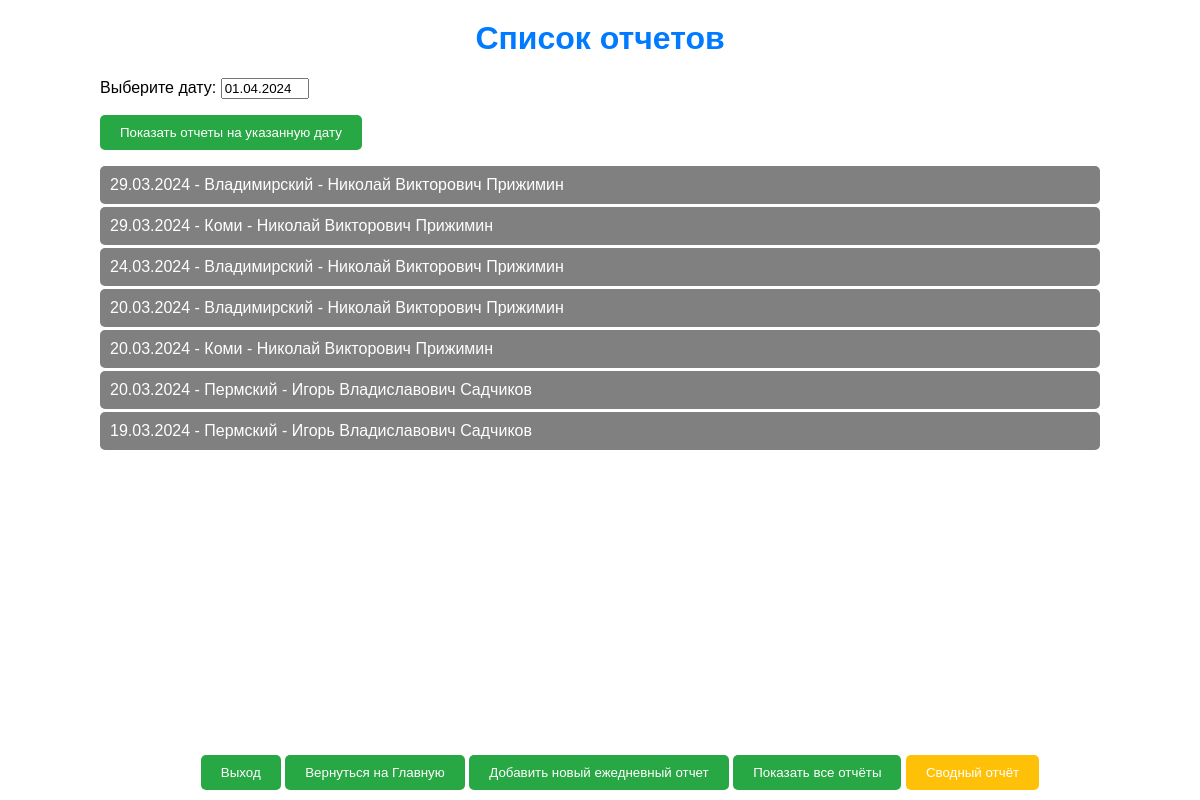
The page /daily/ (signed in) on the database as committed earlier.
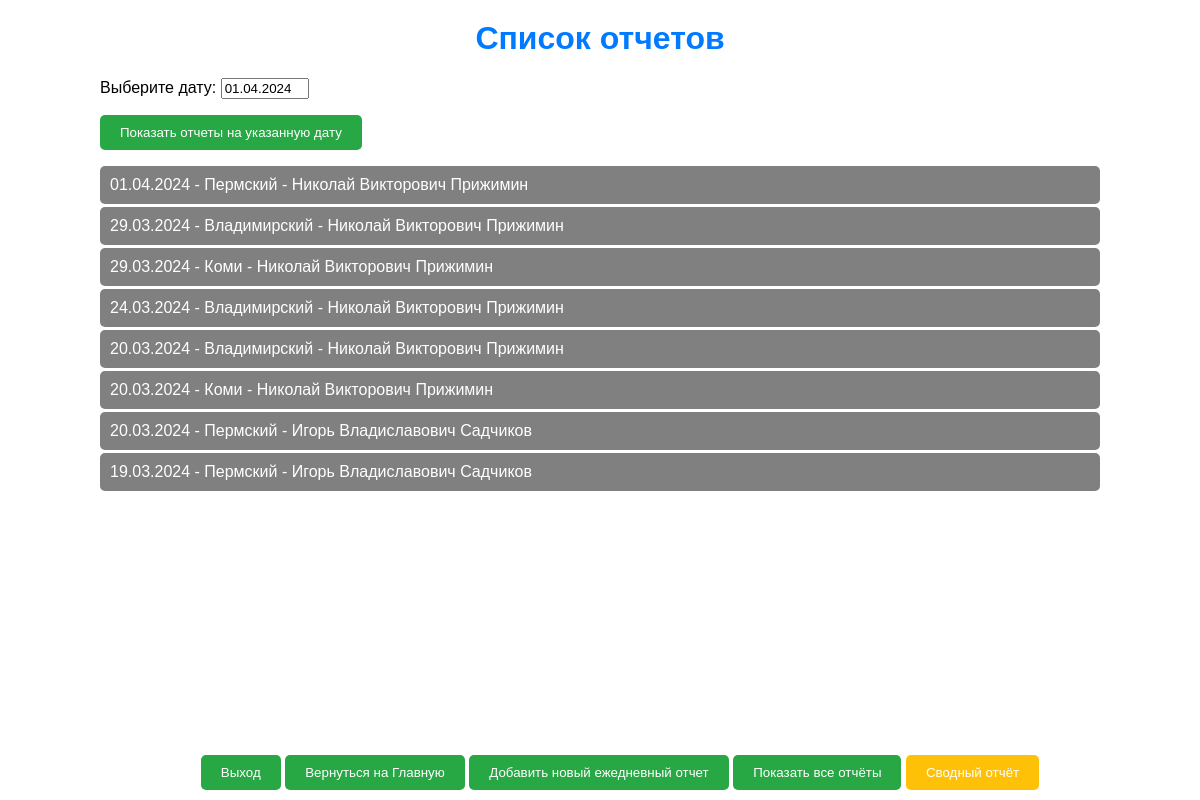
The same page on the database as committed later.
### daily/models.py (models this page shows, shortened)
class DailyReport(models.Model):
    created_at = models.DateTimeField('Время создания', auto_now_add=True, editable=False)  # Нередактируемое поле с временем создания
    report_date = models.DateField('Отчётная дата')
    author = models.ForeignKey(User, verbose_name='Автор', on_delete=models.CASCADE)
    department = models.ForeignKey(Department, verbose_name='Филиал', on_delete=models.CASCADE)
    field_1 = models.PositiveSmallIntegerField('Незакрытие постов охраны', default=0)
    field_2 = models.PositiveSmallIntegerField('Отсутствие спец. средств и оружия', default=0)
    field_3 = models.PositiveSmallIntegerField('Ненадлежащее проведение досмотра', default=0)
    field_4 = models.PositiveSmallIntegerField('Самовольное покидание поста', default=0)
    field_5 = models.PositiveSmallIntegerField('Допущение проникновения посторонних лиц', default=0)
    field_6 = models.PositiveSmallIntegerField('Допущение прохода по чужому пропуску (без пропуска)', default=0)
    field_7 = models.PositiveSmallIntegerField('Нахождение на посту в нетрезвом виде', default=0)
    field_8 = models.PositiveSmallIntegerField('Неприбытие ГБР', default=0)
    field_9 = models.PositiveSmallIntegerField('Иные значимые нарушения', default=0)
    field_10 = models.PositiveSmallIntegerField('Количество проведенных проверок СБ за прошедшие сутки', default=0)
    field_11 = models.PositiveSmallIntegerField('Количество направленных претензионных писем за прошедшие сутки', default=0)

class Department(models.Model):
    name = models.CharField(max_length=100)

### daily/views.py (the view)
# urls.py: path('', daily_reports, name='daily_reports'),  # Маршрут по умолчанию для списка отчетов
@login_required
def daily_reports(request):
    user = request.user
    user_departments = UserDepartment.objects.filter(user=user).values_list('department', flat=True)
    reports = DailyReport.objects.filter(department__in=user_departments).order_by('-report_date')
    if request.method == 'POST':
        form = DateForm(request.POST)
        if form.is_valid():
            selected_date = form.cleaned_data['selected_date']
            reports = reports.filter(report_date=selected_date)
    else:
        form = DateForm(initial={'selected_date': get_date_for_report()})
    for report in reports:
        report.user_full_name = f"{report.author.first_name} {report.author.last_name}"
    summary_reports_creators = [user.username for user in CreatorsSummaryReport.objects.first().creators.all()]
    return render(request, 'daily/reports_list.html',
                  {'reports': reports,
                   'form': form,
                   'summary_reports_creators': summary_reports_creators})

### daily/forms.py
class DateForm(forms.Form):
    selected_date = forms.DateField(label='Выберите дату')

### daily/templates/daily/reports_list.html (shortened to what this page needs)
{% load static %}
<!DOCTYPE html>
<html lang="en">
<head>
    <link rel="stylesheet" type="text/css" href="{% static 'css/styles.css' %}">
</head>
<body>
    <div class="container">
        <h1>Список отчетов</h1>
        <div class="button-container">
            <form method="post" class="form-group">
                {{ form.as_p }}
                <button type="submit">Показать отчеты на указанную дату</button>
            </form>
        </div>
        <ul class="report-list">
            {% for report in reports %}
            <li>
                <a href="{% url 'report_details' report.id %}" class="action-button">
                    {{ report.report_date|date:"d.m.Y" }} - {{ report.department.name }} - {{ report.user_full_name }}
                </a>
            </li>
            {% empty %}
            <li>Нет доступных отчетов</li>
            {% endfor %}
        </ul>
    </div>
    <div class="actions">
        <a href="{% url 'accounts:custom_logout' %}" class="action-link">
            <button type="button">Выход</button>
        </a>
        <a href="{% url 'dashboard' %}" class="action-link">
            <button type="button">Вернуться на Главную</button>
        </a>
        <a href="{% url 'add_daily_report' %}" class="action-link">
            <button type="button">Добавить новый ежедневный отчет</button>
        </a>
        <a href="{% url 'daily_reports' %}" class="action-link">
            <button type="button">Показать все отчёты</button>
        </a>
        {% if request.user.username in summary_reports_creators %}
        <a href="{% url 'summary_report' %}" class="action-link">
            <button type="button" class="yellow-button">Сводный отчёт</button>
        </a>
        {% endif %}
    </div>
</body>
</html>

Rows that differ between the two databases and show on the page:
added DailyReport: report_date "01.04.2024", department.name "Пермский", user_full_name "Николай Викторович Прижимин"
